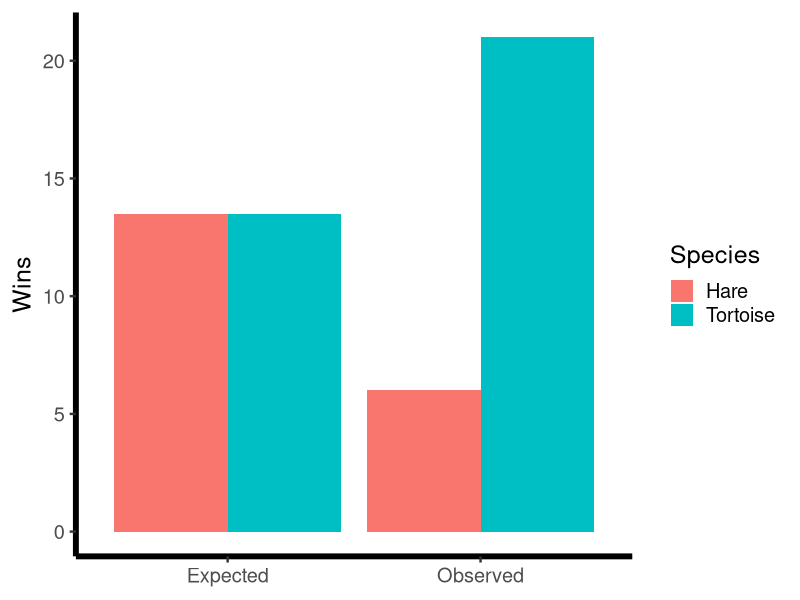

Write the R code that produced this figure.
##Script for Hypothesis Testing Lecture
#Is there a significant difference between the number of races won by a tortoise versus a hare.
#Created by: Amanda Zellmer
#Date Created: 09/15/2016

#load required packages
library(ggplot2)

#enter the data
Wins <- c(6, 21, 13.5, 13.5)
Group <- c("Observed", "Observed", "Expected", "Expected")
Species <- c("Hare", "Tortoise", "Hare", "Tortoise")

x <- data.frame(Wins, Group, Species)

#plot the data in a grouped bar plot
ggplot()+
  geom_bar(data = x, aes(x=Group, y=Wins, fill=Species), stat= "identity", position = "dodge")+
  theme_classic(base_size=18)+
  theme(axis.line.x = element_line(color="black", size = 2),
        axis.line.y = element_line(color="black", size = 2))+
  xlab(NULL)

#Run a chi-square goodness of fit test to test null hypothesis that the proportion of tortoise wins = 0.5
chisq.test(c(6, 21))